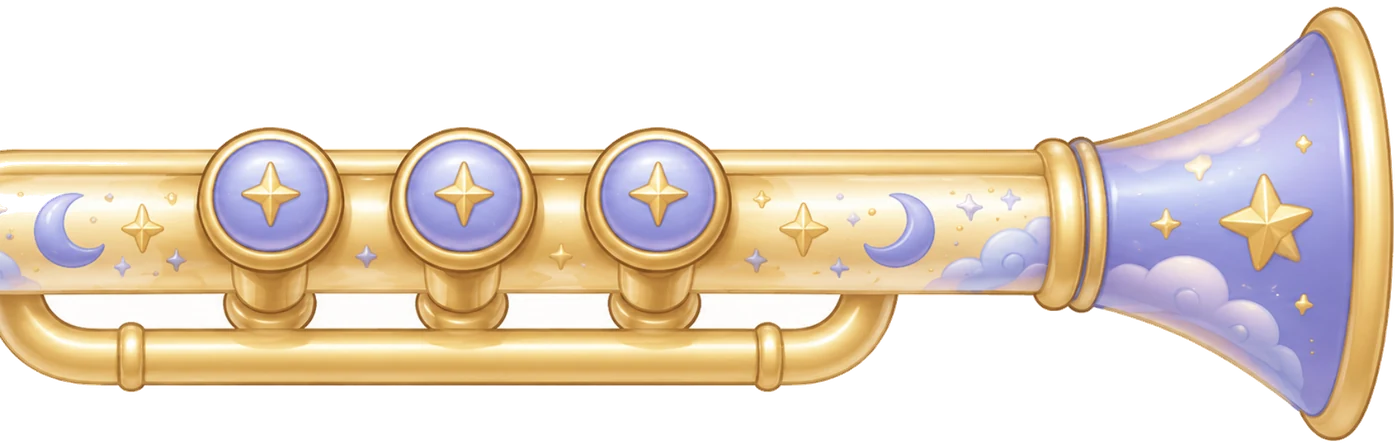
#> input picture grow-with-freya/assets/music/instruments/trumpet-body.webp, 1400 x 447 px; its folder holds only this picture in this run
$ python make-instrument-bells.py
#> lines starting #> are read from the running program, lines starting #| are printed output that depends on the picture; after the words box and inside, x2 and y2 are one past the last pixel; in counts of white or black regions, pixels touching at a corner belong together
#> in main, body is the input picture: PIL image 1400x447 RGBA; mean R, G, B, A 119.3, 106.4, 91.9, 134.7
#!/usr/bin/env python3
"""Cut the bell (open end) out of each instrument's body art so the UI can scale it
independently while a note sounds. The cutout is the body art cropped to the bell
frame with its alpha feathered on the side that joins the tube, so the scaled copy
blends back into the unscaled body underneath it.

Frames, origins and scales are fractions of the body art and must match the
`artwork.bell` entry in services/music-asset-registry.ts.

Usage: python3 scripts/make-instrument-bells.py [--preview DIR] [--only trumpet,flute]"""
import argparse, os, sys
from PIL import Image
import numpy as np

ROOT = os.path.join(os.path.dirname(os.path.abspath(__file__)), '..', 'assets', 'music', 'instruments')

BELLS = {
    'trumpet': dict(frame=(0.735, 0.0, 1.0, 1.0), feather=dict(left=0.04), origin=(0.76, 0.50), scale=(1.04, 1.07)),
    'saxophone': dict(frame=(0.68, 0.0, 1.0, 1.0), feather=dict(left=0.045), origin=(0.71, 0.565), scale=(1.04, 1.07)),
    'recorder': dict(frame=(0.79, 0.0, 1.0, 1.0), feather=dict(left=0.04), origin=(0.815, 0.50), scale=(1.04, 1.07)),
    'flute': dict(frame=(0.78, 0.0, 1.0, 1.0), feather=dict(left=0.03), origin=(0.805, 0.497), scale=(1.02, 1.04)),
    'clarinet': dict(frame=(0.79, 0.0, 1.0, 1.0), feather=dict(left=0.04), origin=(0.815, 0.5), scale=(1.04, 1.07)),
    'ocarina': dict(frame=(0.72, 0.0, 0.96, 0.34), feather=dict(left=0.05, bottom=0.14), origin=(0.83, 0.30), scale=(1.03, 1.05)),
}


def smoothstep(t):
    t = np.clip(t, 0.0, 1.0)
    return t * t * (3 - 2 * t)


def cut_bell(body, spec):
    width, height = body.size
#> width = 1400; height = 447
    x0, y0, x1, y1 = spec['frame']
    box = (int(round(x0 * width)), int(round(y0 * height)), int(round(x1 * width)), int(round(y1 * height)))
#> box = (1029, 0, 1400, 447)
    crop = np.array(body.crop(box)).astype(np.float64)
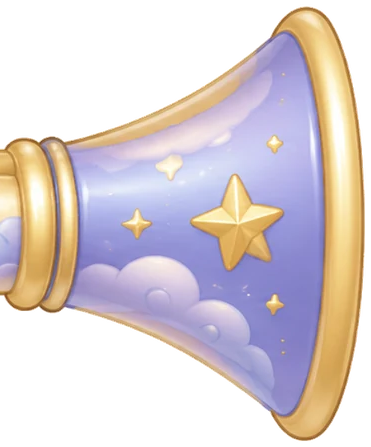
#> crop: shape (447, 371, 4) float64; mean R, G, B, A 124.8, 114.4, 116.2, 150.3; transparent parts drawn white
    h, w = crop.shape[:2]
#> h = 447; w = 371
    mask = np.ones((h, w))
    feather = spec['feather']
    if 'left' in feather:
        span = max(1, int(round(feather['left'] * width)))
#> span = 56
        ramp = smoothstep(np.arange(w) / span)
#> ramp = 371 values from 0 to 1
        mask *= ramp[None, :]
    if 'bottom' in feather:
        span = max(1, int(round(feather['bottom'] * height)))
        ramp = smoothstep((h - 1 - np.arange(h)) / span)
        mask *= ramp[:, None]
    crop[:, :, 3] *= mask
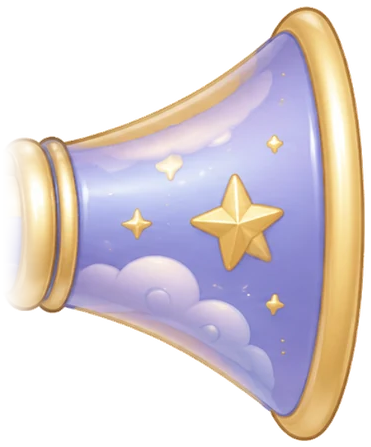
#> crop: shape (447, 371, 4) float64; 5.81% of pixels changed, all inside (x1, y1, x2, y2) = (0, 134, 56, 316); transparent parts drawn white
    return Image.fromarray(crop.round().astype(np.uint8), 'RGBA'), box


def preview(body, bell, box, spec, path):
    width, height = body.size
    ox, oy = spec['origin'][0] * width, spec['origin'][1] * height
    sx, sy = spec['scale']
    scaled = bell.resize((int(round(bell.width * sx)), int(round(bell.height * sy))), Image.LANCZOS)
    left = ox - (ox - box[0]) * sx
    top = oy - (oy - box[1]) * sy
    frames = []
    for overlay, shift in ((bell, (box[0], box[1])), (scaled, (int(round(left)), int(round(top))))):
        canvas = Image.new('RGBA', body.size, (28, 28, 60, 255))
        canvas.alpha_composite(body)
        canvas.alpha_composite(overlay, dest=(max(0, shift[0]), max(0, shift[1])))
        region = (max(0, box[0] - int(0.08 * width)), 0, width, height)
        frames.append(canvas.crop(region))
    sheet = Image.new('RGBA', (frames[0].width, frames[0].height * 2 + 8), (0, 0, 0, 255))
    sheet.paste(frames[0], (0, 0))
    sheet.paste(frames[1], (0, frames[0].height + 8))
    sheet = sheet.resize((sheet.width * 2, sheet.height * 2), Image.LANCZOS)
    sheet.convert('RGB').save(path)


def main():
    parser = argparse.ArgumentParser()
    parser.add_argument('--preview', default='')
    parser.add_argument('--only', default='')
    args = parser.parse_args()
    only = {name for name in args.only.split(',') if name}
    for name, spec in BELLS.items():
        if only and name not in only:
            continue
        body = Image.open(os.path.join(ROOT, f'{name}-body.webp')).convert('RGBA')
        bell, box = cut_bell(body, spec)
#> box = (1029, 0, 1400, 447)
        target = os.path.join(ROOT, f'{name}-bell.webp')
        bell.save(target, 'WEBP', lossless=True, quality=100, method=6)
        x0, y0, x1, y1 = spec['frame']
        print(f"{name:<10} {bell.width}x{bell.height} px  frame x {x0}-{x1} y {y0}-{y1}  origin {spec['origin']}  "
              f"scale {spec['scale']}  {os.path.getsize(target) // 1024} KB")
#| trumpet    371x447 px  frame x 0.735-1.0 y 0.0-1.0  origin (0.76, 0.5)  scale (1.04, 1.07)  92 KB
        if args.preview:
            os.makedirs(args.preview, exist_ok=True)
            preview(body, bell, box, spec, os.path.join(args.preview, f'{name}-bell-preview.png'))
    return 0


if __name__ == '__main__':
#> (the run stopped early here; a loop or call above may not have finished)
